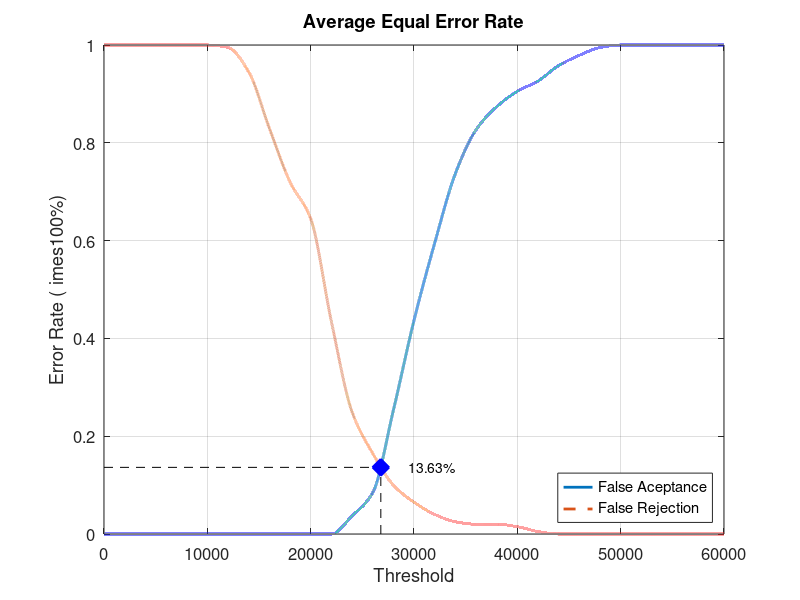
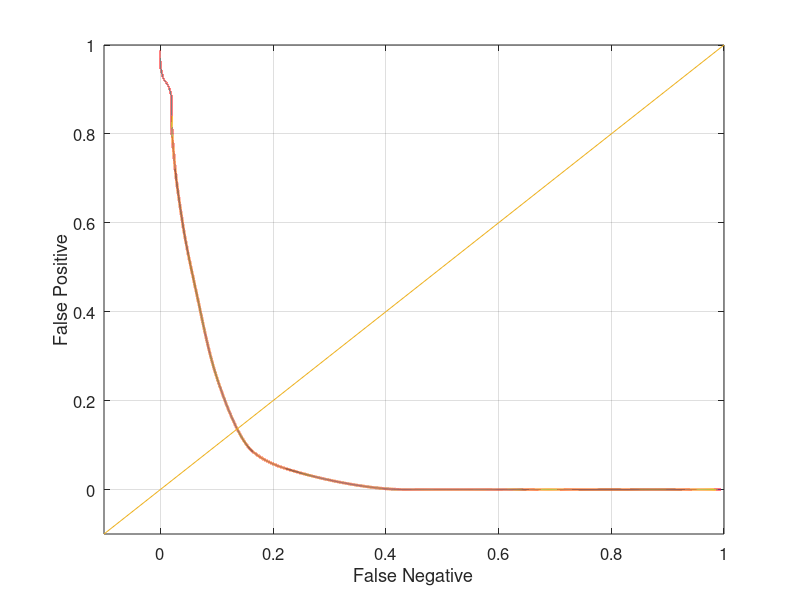

Recreate these plots in MATLAB, in order.
close all;
clear;
clc;
x = 0:2000:60000;
xq = 0:0.5:60000;

y0 = [0 0 0 0 0 0 0 0 0 0 0 0 0.0368421 0.0842105 0.252632 0.436842 0.594737 0.736842 0.826316 0.873684 0.905263 0.926316 0.957895 0.978947 0.994737 1 1 1 1 1 1]
yy0 = interp1(x, y0, xq, 'pchip');
y1 = [1 1 1 1 1 1 0.995 0.945 0.83 0.72 0.645 0.435 0.25 0.165 0.1 0.065 0.04 0.025 0.02 0.02 0.015 0.005 0 0 0 0 0 0 0 0 0]
yy1 = interp1(x, y1, xq, 'pchip');

% Calculating EER: 
y2 = abs(y0 - y1);
find(y2 == min(y2))
yy2 = abs(yy0 - yy1);
xEER = find(yy2 == min(yy2));
xEERIndex = xq(xEER) % X-axis EER
yEER = yy0(xEER) % Y-axis EER

main = figure
plot(xq, yy0,'-','LineWidth', 2);	hold on
plot(xq, yy1,'--','LineWidth', 2);	hold on
plot([xEERIndex xEERIndex], [0 yEER], 'k--');	hold on
plot([0 xEERIndex], [yEER yEER], 'k--');	hold on
plot(xEERIndex, yEER, 'bx', 'LineWidth', 10);	hold on
text(xEERIndex + 10 * xEERIndex / 100, yEER, [num2str(round((10000 * yEER)) / 100) '%'])
legend('False Aceptance', 'False Rejection', 'Location', 'SouthEast')
xlabel('Threshold')
ylabel('Error Rate (	imes100%)')
title('Average Equal Error Rate')
set(gca, 'FontSize', 12)
axis([0 60000 0 1])
grid on

print(main, 'Database2_1Main', '-dpng');
FNRxFPR = figure('Color', [1 1 1]);
plot(yy1, yy0, '-', yy1, yy0, 'LineWidth', 2);
hold on
y = -0.1:0.1:1
plot(y, y); 
set(gca, 'FontSize', 12)
xlabel('False Negative')
ylabel('False Positive')
axis([-0.1 1 -0.1 1])
set(gca, 'FontSize', 12)
grid on

print(FNRxFPR, 'Database2_1FNRxFPR','-dpng');
